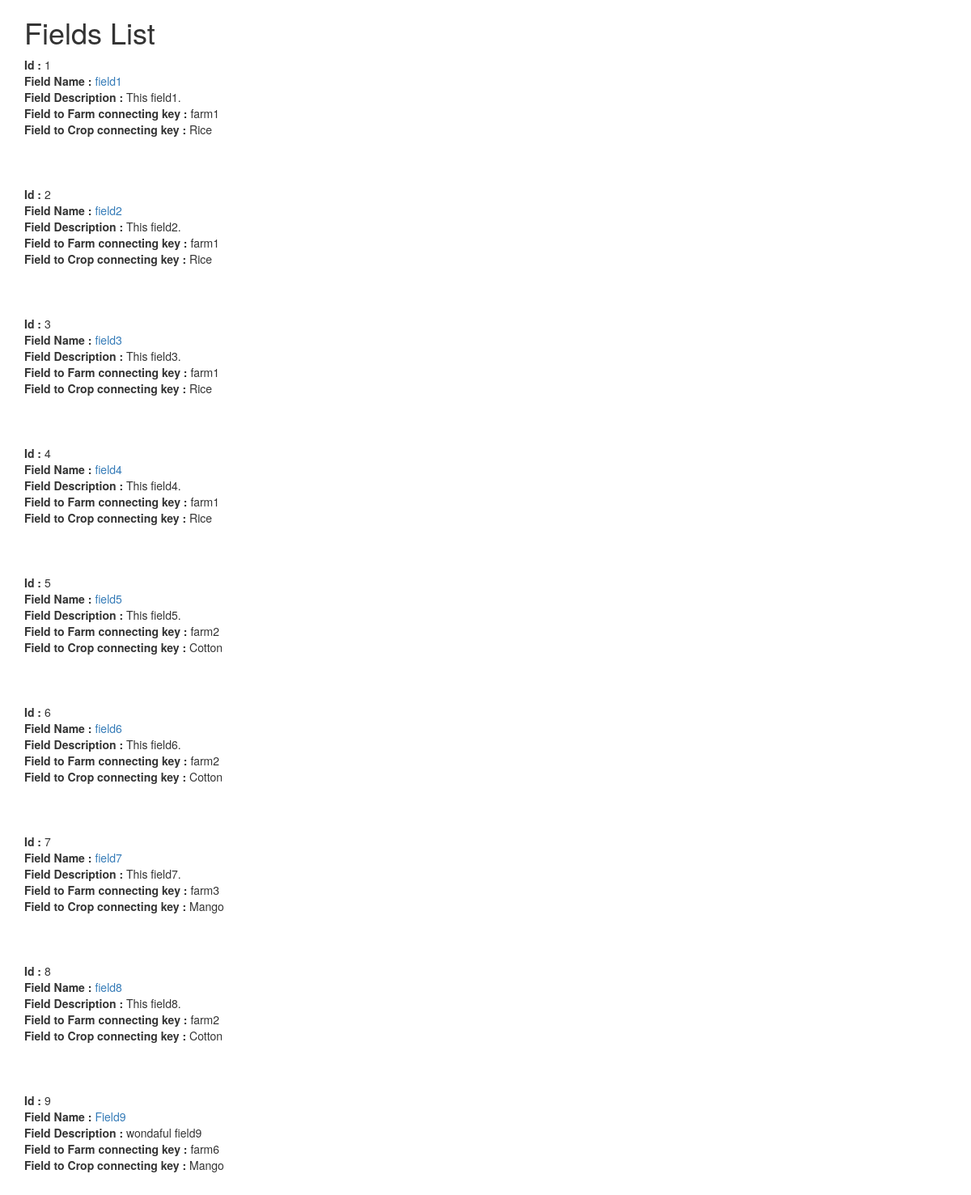
/farmershelp/fields/, run on the app's committed database.
### farmershelp/models.py (models this page shows, shortened)
class Fields(models.Model):
	field_name = models.CharField(max_length = 120)
	field_description = models.TextField()
	farm_id_fk = models.ForeignKey(Farms,on_delete = models.CASCADE)
	crop_id_fk = models.ForeignKey(Crops,on_delete = models.CASCADE)
	def get_absolute_url(self):
		return reverse("farmershelp:fieldsdetail",kwargs={"id":self.id})

class Farms(models.Model):
	farm_name = models.CharField(max_length = 120)
	farm_description = models.TextField()
	farmers_id_fk = models.ForeignKey(Farmers, on_delete = models.CASCADE)
	def __str__(self):
		return self.farm_name

class Crops(models.Model):
	crop_name = models.CharField(max_length = 120)
	crop_description = models.TextField()
	seasons_id_fk = models.ForeignKey(Seasons,on_delete = models.CASCADE)
	def __str__(self):
		return self.crop_name

### farmershelp/views.py (the view)
def fields_home(request):
	queryset = Fields.objects.all()
	context = {
	"objectlist":queryset
	}
	return render(request,"fields_home.html", context)

### templates/fields_home.html
{% extends "base.html" %}
{% block content %}
 <h1>Fields List</h1>
{% for obj in objectlist   %}
  <b>Id :</b> {{obj.id}}<br>
  <b>Field Name :</b>  <a href='{{ obj.get_absolute_url }}'> {{obj.field_name}} </a> <br>
  <b>Field Description :</b> {{obj.field_description}}<br>
  <b>Field to Farm connecting key :</b> {{obj.farm_id_fk}}<br>
  <b>Field to Crop connecting key :</b> {{obj.crop_id_fk}}<br>
 <br><br><br>
{% endfor %}
{% endblock %}

### data on the page
Fields: id "1", field_name "field1", field_description "This field1.", farm_id_fk "farm1", crop_id_fk "Rice"
Fields: id "2", field_name "field2", field_description "This field2.", farm_id_fk "farm1", crop_id_fk "Rice"
Fields: id "3", field_name "field3", field_description "This field3.", farm_id_fk "farm1", crop_id_fk "Rice"
Fields: id "4", field_name "field4", field_description "This field4.", farm_id_fk "farm1", crop_id_fk "Rice"
Fields: id "5", field_name "field5", field_description "This field5.", farm_id_fk "farm2", crop_id_fk "Cotton"
Fields: id "6", field_name "field6", field_description "This field6.", farm_id_fk "farm2", crop_id_fk "Cotton"
Fields: id "7", field_name "field7", field_description "This field7.", farm_id_fk "farm3", crop_id_fk "Mango"
Fields: id "8", field_name "field8", field_description "This field8.", farm_id_fk "farm2", crop_id_fk "Cotton"
Fields: id "9", field_name "Field9", field_description "wondaful field9", farm_id_fk "farm6", crop_id_fk "Mango"
